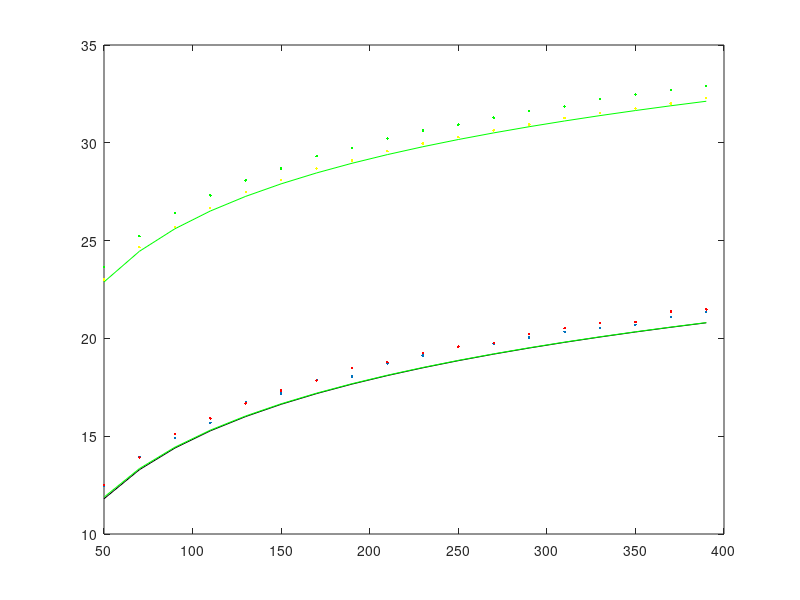

Reproduce this figure in MATLAB.
%cd C:\Zhu_Ran\cvx
%cvx_setup
%zf-up
clear all 
%close all
K=4;%K is the number of users
%MM=20;%M is the number of antennas at bs
%Nr=1;
deltan2=1;%covariance of noise
%P0=delta2*1000;
%d=-2/10;%SINR0=d(dB)
SINR0=1;
N=196;
Np=3;
Nd=N-Np-1;
%BS=300;
sinr=zeros(1,14);
sinrreal=zeros(1,14);
MM=[50:20:400];
PP=MM;
PD=MM;
RR=MM;


%rreal_mrc_up=zeros(1,MM/20-1)
a=0;
for M=50:20:400
%Ptotal=1000;
a=a+1;
pp= 10;
pd= 10;
L=500;
rreal_mrc_upl=zeros(1,L);
for loop=1:L
h=(randn(M,K)*((Np*pp/(1+Np*pp))^0.5)+i*randn(M,K)*((Np*pp/(1+Np*pp))^0.5))/sqrt(2);
dh=randn(M,K)*((1/(1+Np*pp))^0.5)+i*randn(M,K)*((1/(1+Np*pp))^0.5)/sqrt(2);
x2=0;
x3=pd*abs(h(:,1)'*dh(:,1))^2;
for k=2:K
x=pd*abs(h(:,1)'*h(:,k))^2;
x2=x2+x;
y=pd*abs(h(:,k)'*dh(:,k))^2;
x3=x3+y;
end

rreal_mrc_upl(1,loop)=10*log10(pd*abs(h(:,1)'*h(:,1))^2/(x2+x3+norm(h(:,1))^2));
end

PP(1,a)=pp;
PD(1,a)=pd;
x1=(M-1)*Np*pp*pd/(deltan2+Np*pp);
x2=(K-1)*pd;
x3=deltan2*pd/(deltan2+Np*pp);
x4=deltan2;
r_mrc_up(1,a)=10*log10(x1/(x4+x2+x3));
rreal_mrc_up(1,a)=(sum(rreal_mrc_upl)/L);

%%%%%%%downlink mrc

rreal_mrc_dnl=zeros(1,L);
for loop=1:L
h=(randn(M,K)*((Np*pp/(1+Np*pp))^0.5)+i*randn(M,K)*((Np*pp/(1+Np*pp))^0.5))/sqrt(2);
dh=(randn(M,K)*((1/(1+Np*pp))^0.5)+i*randn(M,K)*((1/(1+Np*pp))^0.5))/sqrt(2);
x2=0;
x3=pd*abs(h(:,1)'*dh(:,1))^2/((norm(h(:,1)))^2);
for k=2:K
x=pd*abs(h(:,1)'*h(:,k))^2/((norm(h(:,k)))^2);
x2=x2+x;
y=pd*abs(h(:,k)'*dh(:,k))^2/((norm(h(:,k)))^2);
x3=x3+y;
end

rreal_mrc_dnl(1,loop)=10*log10(pd*norm(h(:,1))^2/(x2+x3+1));
end


rreal_mrc_dn(1,a)=(sum(rreal_mrc_dnl)/L);
y1=(M-1)*Np*pp*pd/(1+Np*pp);
y2=(K-1)*pd*(M-1)*Np*pp/(1+Np*pp)/M;
y3=K*pd/(deltan2+Np*pp);
y4=1;
r_mrc_dn(1,a)=10*log10(y1/(y4+y2+y3));
%%%%%%%%%%%%%%%%%zf-up
L=1000;
rreal_zf_upl=zeros(1,L);
for loop=1:L
h=(randn(M,K)*((Np*pp/(1+Np*pp))^0.5)+i*randn(M,K)*((Np*pp/(1+Np*pp))^0.5))/sqrt(2);
dh=(randn(M,K)*((1/(1+Np*pp))^0.5)+i*randn(M,K)*((1/(1+Np*pp))^0.5/sqrt(2)))/sqrt(2);
w=h*inv(h'*h);
x2=0;
for k=1:K
x=pd*abs(w(:,1)'*dh(:,k))^2;
x2=x2+x;

end

rreal_zf_upl(1,loop)=10*log10(pd/(x2+norm(w(:,1))^2));
end
rreal_zf_up(1,a)=(sum(rreal_zf_upl)/L);
x1=pd*((M-K)*Np*pp)/(deltan2+Np*pp);
x2=K*deltan2*pd/(deltan2+Np*pp);
x3=deltan2;
r_zf_up(1,a)=10*log10(x1/(x2+x3));

%%%%%%%%%%%%%%%%dn-zf
rreal_zf_dnl=zeros(1,L);
for loop=1:L
h=(randn(M,K)*((Np*pp/(1+Np*pp))^0.5)+i*randn(M,K)*((Np*pp/(1+Np*pp))^0.5))/sqrt(2);
dh=(randn(M,K)*((1/(1+Np*pp))^0.5)+i*randn(M,K)*((1/(1+Np*pp))^0.5))/sqrt(2);
w=h*inv(h'*h);
x2=0;
for k=1:K
x=pd*abs(w(:,1)'*dh(:,k))^2/norm(w(:,k))^2;
x2=x2+x;

end

rreal_zf_dnl(1,loop)=10*log10(pd/(norm(w(:,1))^2)/(x2+1));
end
rreal_zf_dn(1,a)=(sum(rreal_zf_dnl)/L);

end

    
    
    
figure (1)

 plot(MM,r_mrc_up,'black')
hold on 
 plot(MM,rreal_mrc_up,'.')
hold on
 plot(MM,r_mrc_dn,'green')
hold on 
 plot(MM,rreal_mrc_dn,'.red')
 hold on
 plot(MM,r_zf_up,'green')
hold on 
 plot(MM,rreal_zf_up,'.green')
 hold on 
 plot(MM,rreal_zf_dn,'.yellow')
 
% fid=fopen('C:\cvx-w64\f1-r_mrc_up.txt','wt');
%fprintf(fid, '%4.3f\n', r_mrc_up);
%fid=fopen('C:\cvx-w64\f1-rreal_mrc_up.txt','wt');
%fprintf(fid, '%4.3f\n', rreal_mrc_up);
%fid=fopen('C:\cvx-w64\f1-r_mrc_dn.txt','wt');
%fprintf(fid, '%4.3f\n', r_mrc_dn);
%fid=fopen('C:\cvx-w64\f1-rreal_mrc_dn.txt','wt');
%fprintf(fid, '%4.3f\n', rreal_mrc_dn)
%fid=fopen('C:\cvx-w64\f1-r_zf_up.txt','wt');
%fprintf(fid, '%4.3f\n', r_zf_up);
%fid=fopen('C:\cvx-w64\f1-rreal_zf_up.txt','wt');
%fprintf(fid, '%4.3f\n', rreal_zf_up);
%fid=fopen('C:\cvx-w64\f1-rreal_zf_dn.txt','wt');
%fprintf(fid, '%4.3f\n', rreal_zf_dn);
